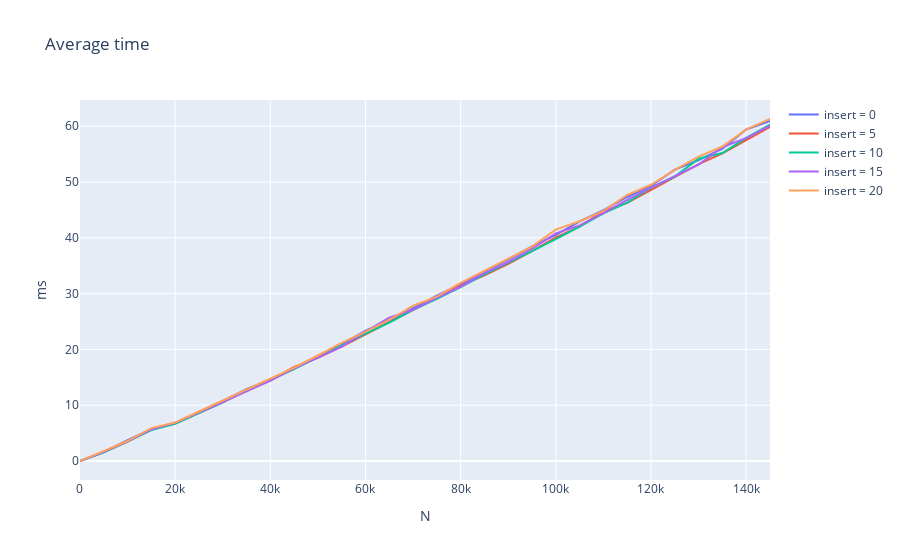

Here is the notebook cell this chart was saved with:
### Code cell
fig = go.Figure()

fig.add_trace(go.Scatter(x = df0['N'], y = df0['avg_time'], name = "insert = 0"))
fig.add_trace(go.Scatter(x = df5['N'], y = df5['avg_time'], name = "insert = 5"))
fig.add_trace(go.Scatter(x = df10['N'], y = df10['avg_time'], name = "insert = 10"))
fig.add_trace(go.Scatter(x = df15['N'], y = df15['avg_time'], name = "insert = 15"))
fig.add_trace(go.Scatter(x = df20['N'], y = df20['avg_time'], name = "insert = 20"))

fig.update_layout(
    title="Average time",
    xaxis_title="N",
    yaxis_title="ms",
)

fig.show()
